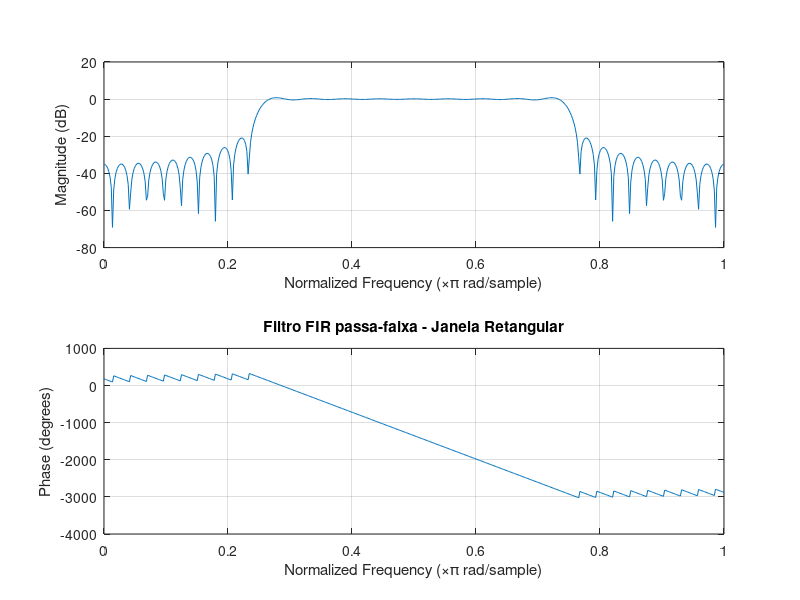
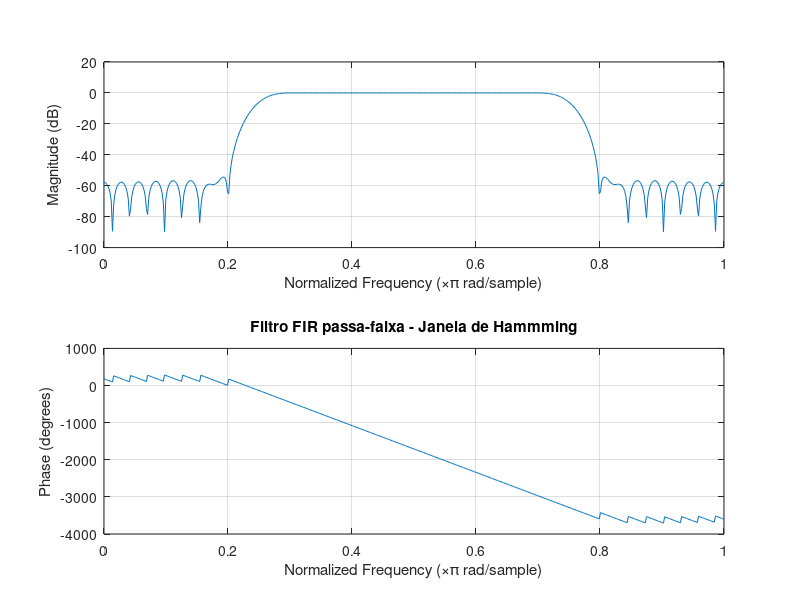
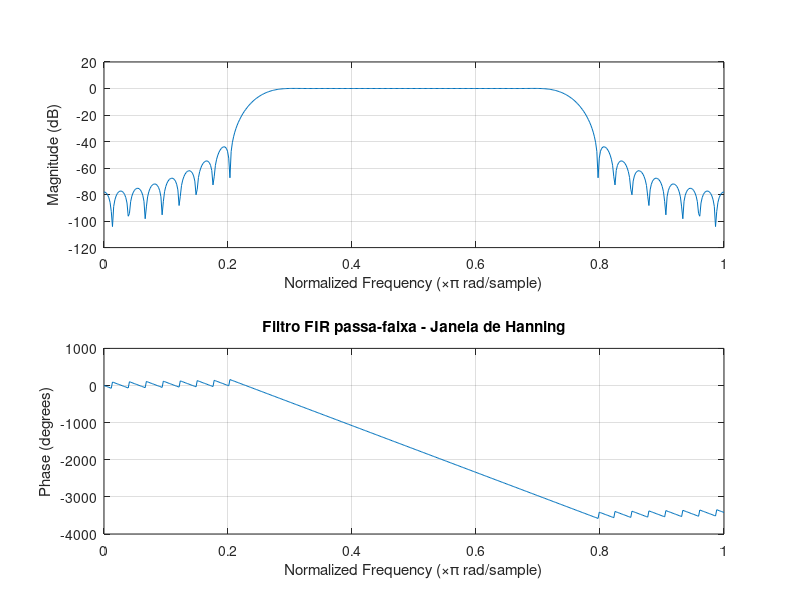
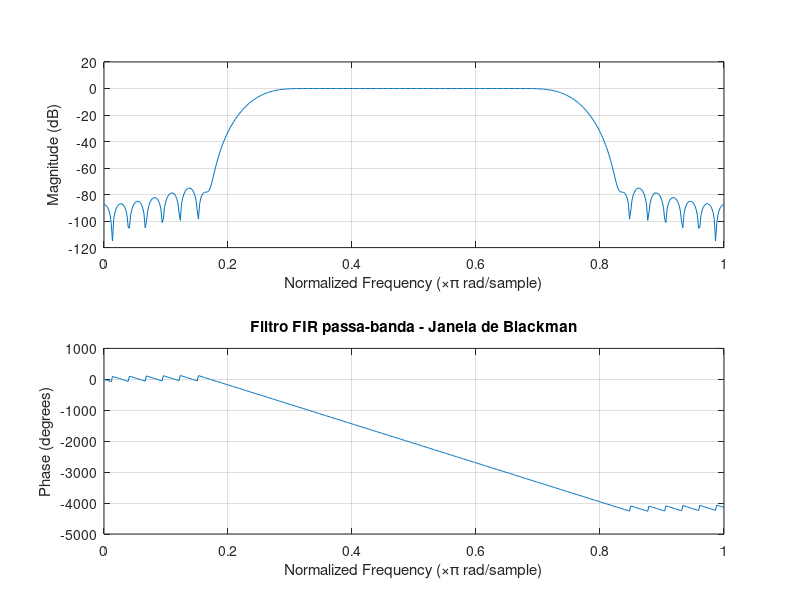

The MATLAB source for these figures, in order:
% 3. Crie um sinal de entrada composto de três componentes senoidais,
% nas frequências 50 Hz, 350 Hz e 900 Hz, com Ωs = 2 kHz, com 
% amplitudes de 5, 2 e 1, respectivamente. Projete um filtro usando as janelas
% retangular, Hamming, Hanning e Blackman para eliminar as componentes de 50 e 900 Hz.

clear all; close all; clc;

%% Sinal
freq1 = 50;
freq2 = 350;
freq3 = 900;

tmin = 0;
tmax = 2;
Fs=2000;
Ts=1/Fs;
L=(tmax-tmin)/Ts;
t=0:Ts:tmax-Ts;
s = 5*sin(2*pi*freq1*t) + 2*sin(2*pi*freq2*t) + sin(2*pi*freq3*t);
S = fft(s);
S = abs(2*S/L);
S = fftshift(S);
freq = Fs*(-(L/2):(L/2)-1)/L;

M = 71;
Omega_c1 = 250;
Omega_c2 = 750;
Omega_s = 2000;
wc1 = Omega_c1*2*pi/Omega_s;
wc2 = Omega_c2*2*pi/Omega_s;
%% Resposta ao impulso do filtro ideal h[n]
n = [-1*((M-1)/2):(M-1)/2];
h_n = ((sin(wc2.*n) - sin(wc1.*n))./(pi.*n)); %resposta ao impulso para n≠0
h_n(((M-1)/2)+1) = (wc2 - wc1)/pi; %resposta ao impulso para n=0
w_hamm = 0.54 + 0.46*cos(2*n.*pi/(M));%coeficientes da janela de hamming
w_hann = 0.5 + 0.5*cos(2*n.*pi/(M));%coeficientes da janela de hanning
w_black = 0.42+0.5*cos(2*n.*pi/(M))+0.08*cos(4*n.*pi/(M)); %coeficientes da janela de blackman
h_ret = h_n;
h_hamm = w_hamm.*h_n;
h_hann = w_hann.*h_n;
h_black = w_black.*h_n;
figure
freqz(h_ret,1);
title('Filtro FIR passa-faixa - Janela Retangular')

figure
freqz(h_hamm,1);
title('Filtro FIR passa-faixa - Janela de Hammming')

figure
freqz(h_hann,1);
title('Filtro FIR passa-faixa - Janela de Hanning')

figure
freqz(h_black,1);
title('Filtro FIR passa-banda - Janela de Blackman')


%% Gráficos do sinal
figure
subplot(3,1,1),plot(t,s);
title('Sinal')
xlabel('t')
ylabel('s(t)')
subplot(3,1,2),plot(freq,S)
title('Espectro de Amplitude de s(t)')
xlabel('f (Hz)')
ylabel('|S(f)|')

h_hamm = w_hamm.*h_n;
h_hann = w_hann.*h_n;
h_black = w_black.*h_n;
s_f_h_ret = filter(h_ret,1,s);
S_F_h_ret = fft(s_f_h_ret);
S_F_h_ret = abs(2*S_F_h_ret/L);
S_F_h_ret = fftshift(S_F_h_ret);
subplot(3,1,3),plot(freq,S_F_h_ret)
title('Espectro de Amplitude do sinal Filtrado ')
xlabel('f (Hz)')
ylabel('|S(f)|')
